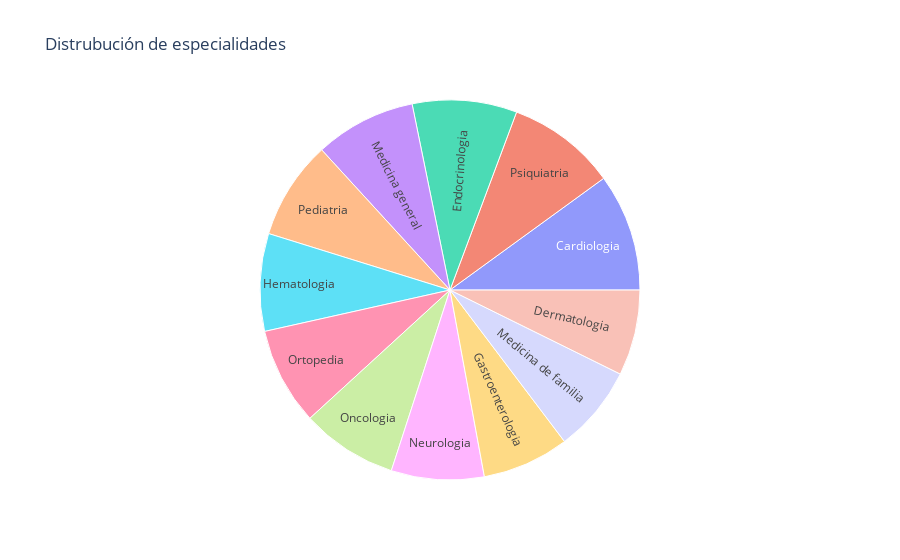

Notebook code cell kept with this figure:
### Code cell
esp_data = data.groupby([ "genero","especialidad medica","Mes"])["Total"].sum().reset_index()
bar_esp_fig = px.histogram(esp_data, x="especialidad medica", y="Total", title="Distrubución de especialidades",color="genero",barmode="group")
pie_esp_fig = px.sunburst(esp_data, values="Total",title="Distrubución de especialidades", path=["especialidad medica"])
line_fig = px.line(esp_data, x="Mes", y="Total",facet_row="especialidad medica",height=3000, color="genero")

pie_esp_fig.show()
bar_esp_fig.show()
# line_fig.show()

### Figure 1 — Plotly figure (JSON) as saved in the notebook; plotly's stock layout.template omitted (floating-point values rounded to 4 significant figures)
{"data": [{"branchvalues": "total", "domain": {"x": [0, 1], "y": [0, 1]}, "hovertemplate": "labels=%{label}<br>Total=%{value}<br>parent=%{parent}<br>id=%{id}<extra></extra>", "ids": ["Cardiologia", "Dermatologia", "Endocrinologia", "Gastroenterologia", "Hematologia", "Medicina de familia", "Medicina general", "Neurologia", "Oncologia", "Ortopedia", "Pediatria", "Psiquiatria"], "labels": ["Cardiologia", "Dermatologia", "Endocrinologia", "Gastroenterologia", "Hematologia", "Medicina de familia", "Medicina general", "Neurologia", "Oncologia", "Ortopedia", "Pediatria", "Psiquiatria"], "name": "", "parents": ["", "", "", "", "", "", "", "", "", "", "", ""], "type": "sunburst", "values": [100, 73, 89, 74, 83, 74, 86, 79, 82, 83, 84, 93]}], "layout": {"legend": {"tracegroupgap": 0}, "title": {"text": "Distrubución de especialidades"}}}
